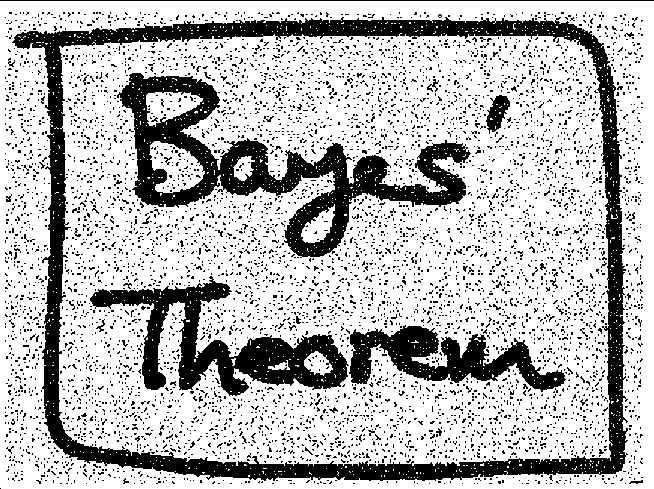
#> input picture Homework5/figures/Bayes-pre-processed.png, 654 x 489 px
$ jupyter execute assignment5.ipynb
#> lines starting #> are read from the running program, lines starting #| are printed output that depends on the picture; after the words box and inside, x2 and y2 are one past the last pixel; in counts of white or black regions, pixels touching at a corner belong together; long printed decimals are rounded
# Lab Assignment 5: Restoring Clean Images from Noisy Images

## Cleaning Up the Bayes' Theorem Image
Now it's your turn! It's time to design an implement your solution to clean up `./figures/Bayes-noise.png`. Use the pre-processed `./figures/Bayes-pre-processed.png`, provided. Be careful not to over-write these files. Save your cleaned up image with a different file name (for example, `./figures/Bayes-denoised.png`) to display and check your work. **DO NOT use the cautionary tale image, `./bad_figures/Bayes-incorrectly-pre-processed.png` as your starting point.**

You are welcome to copy/paste any of the starter code above in your solution.

The problem statement above is copied here for your convenience.

### Revisiting the Problem Statement:

The goal of this problem is to recover the clean image (a) from a noisy input (b). Of course, we cannot recover (a) exactly since information has been lost in the noise. The graphical model we use is a pairwise MRF as shown in (c). A pixel has four neighbors. We are going to use Markov Random Fields (MRFs) to model the distribution of natural images and restore the clean image given an noisy input image. Observed image $y_i \in \{-1,+1\}$, and $i = 1,\cdots,D$ indexes pixels in the lattice. The
original noise free image is $x_i \in \{-1, +1\}$. The noisy image $y_i$ is obtained by randomly flipping the sign of pixels with some probability (10% of pixels, in this case).

There are two types of cliques in this MRF. For $\{x_i,y_i\}$, we define the energy function as $-\eta x_i y_i\ (\eta > 0)$.  Lower energy is achieved when $x_i$ and $y_i$ have the same sign and a higher energy when they have the opposite sign. For a pair of variables $\{x_i, x_j\}$ where $i$ and $j$ are indices of neighboring pixels, we want the energy to be lower when they have the same sign than when they have opposite sign. So the energy function is $-\beta x_i j_i\ (\beta > 0)$. Lastly, we have an energy term $hx_i$ for each pixel $i$ to bias the model towards one particular sign (either $+$ or $−$).

The final energy function for the model takes the form

$E(\vec{x}\vec{y}) = h\displaystyle\sum\limits_i x_i - \beta \displaystyle\sum\limits_{\{i,j\}} x_ix_j - \eta\displaystyle\sum\limits_i x_iy_i$

which defines a joint distribution over $\vec{x}$ and $\vec{y}$ given by

$p(\vec{x},\vec{y}) = \dfrac{1}{\vec{\mathcal{Z}}}exp\{-E(\vec{x}\vec{y})\}$

Now implement Coordinate-descent algorithm as below on this:
1. Initialize $\{x_i\} (x_i = y_i)$
2. Loop over $\{x_i\}$. For each $x_i$, fix the neighborhood and see whether $−x_i$ would
decrease the energy. If so, then flip $x_i$; otherwise, continue.
3. Stop when no changes can be made for $x$.

Now make some initial guess for the parameters $h$, $\beta$, $\eta$ so that the above algorithm converges and then adjust them until you can get up to 96% recovery or better. Record your parameter values and the number of iterations when you acheived this recovery.

Save the recovered image and submit it along with your code. The clean image, noisy image, and now the pre-processed images are included in the `figures` folder : `./figures/Bayes.png`, `./figures/Bayes-noise.png`, and `./figures/Bayes-pre-processed.png`

### Write and Run your Own Code

## Import Libraries
In addition to the `IPython.display` and the `PIL` packages, if you would like to use other libraries in this notebook, please include them below.

[cell 1]
## ===============================================================
## Library Imports:
## ===============================================================
## +++++++++++++++++++++++++++++++++++++++++++++++++++++++++++
## Image display functionality
## +++++++++++++++++++++++++++++++++++++++++++++++++++++++++++
from IPython.display import Image as disp

## +++++++++++++++++++++++++++++++++++++++++++++++++++++++++++
## Pixel Manipulation
## +++++++++++++++++++++++++++++++++++++++++++++++++++++++++++
from PIL import Image

## +++++++++++++++++++++++++++++++++++++++++++++++++++++++++++
## Additional Libraries?
## +++++++++++++++++++++++++++++++++++++++++++++++++++++++++++
#### Please insert other libraries as needed.

#### I recommend to use these as well; feel free to use different / remove if unnecessary
import numpy as np
import matplotlib.pyplot as plt
import copy
import os

[cell 2]
## +++++++++++++++++++++++++++++++++++++++++++++++++++++++++++
## Load images and convert to black and white
## +++++++++++++++++++++++++++++++++++++++++++++++++++++++++++

# Load the pre-processed noisy image
noisy_im = Image.open('./figures/Bayes-pre-processed.png')
#> noisy_im is the input picture: PIL image 654x489 1; 73% white; 6123 black regions (6092 under 20 px), largest, box (x1, y1, x2, y2) and area: (12, 17, 628, 481) 28744, (117, 73, 471, 258) 16380, (90, 276, 349, 396) 10040
noisy_pixels = noisy_im.load()
width, length = noisy_im.size
#> width = 654; length = 489

# Load clean image and convert to BW for accuracy comparison
clean_im = Image.open('./figures/Bayes.png')
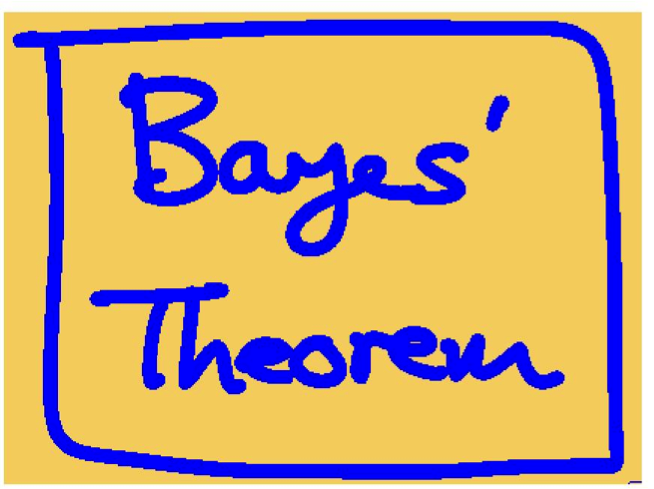
#> input picture Homework5/figures/Bayes.png, 654 x 489 px
#> clean_im is the input picture: PIL image 654x489 RGBA; mean R, G, B, A 195.5, 166.3, 129.6, 253.6
clean_bw = clean_im.convert(mode="1", dither=0)
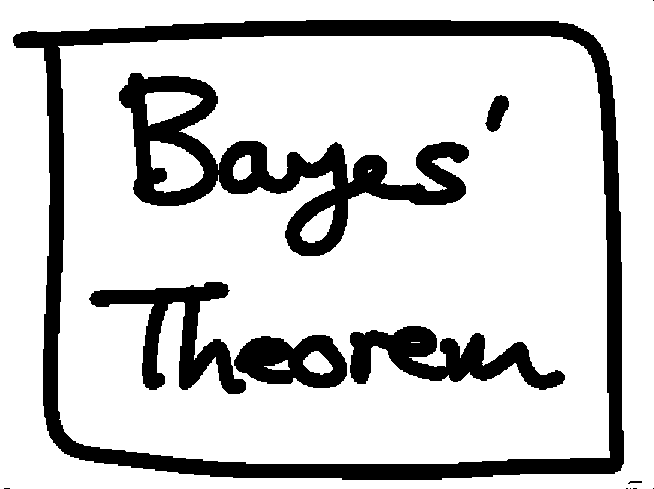
#> clean_bw: PIL image 654x489 1; 80.3% white; 13 black regions (6 under 20 px), largest, box (x1, y1, x2, y2) and area: (13, 20, 624, 480) 29368, (119, 73, 469, 256) 16752, (350, 326, 565, 390) 6408
clean_pixels = clean_bw.load()

# Convert to {-1, +1} numpy arrays
# 0 (black) -> -1, 255 (white) -> +1
y = np.zeros((length, width))
x_clean = np.zeros((length, width))

for l in range(length):
    for w in range(width):
        y[l, w] = 1 if noisy_pixels[w, l] == 255 else -1
        x_clean[l, w] = 1 if clean_pixels[w, l] == 255 else -1

noise_fraction = np.sum(y != x_clean) / (width * length)
#> noise_fraction = 0.1
print(f"Image size: {width} x {length}")
#| Image size: 654 x 489
print(f"Noise fraction: {noise_fraction}")
#| Noise fraction: 0.1003
print(f"Starting accuracy: {1 - noise_fraction}")
#| Starting accuracy: 0.8997

[cell 3]
## +++++++++++++++++++++++++++++++++++++++++++++++++++++++++++
## Implement your coordinate-descent algorithm here
## +++++++++++++++++++++++++++++++++++++++++++++++++++++++++++

# MRF Parameters
h = 0.0
beta = 1.0
eta = 1.0

x = y.copy()

for iteration in range(100):
    num_flipped = 0

    for l in range(length):
        for w in range(width):
            # 4-connected neighbor sum
            neighbor_sum = 0.0
            if l > 0:        neighbor_sum += x[l - 1, w]
            if l < length-1: neighbor_sum += x[l + 1, w]
            if w > 0:        neighbor_sum += x[l, w - 1]
            if w < width-1:  neighbor_sum += x[l, w + 1]

            # delta_E = -2 * x_i * (h - beta * neighbor_sum - eta * y_i)
            delta_E = -2.0 * x[l, w] * (h - beta * neighbor_sum - eta * y[l, w])
            if delta_E < 0:
                x[l, w] = -x[l, w]
                num_flipped += 1

    accuracy = np.sum(x == x_clean) / (width * length)
    print(f"Iteration {iteration + 1}: flipped {num_flipped} pixels, accuracy = {accuracy:.4f}")

    if num_flipped == 0:
        print(f"Converged after {iteration + 1} iterations")
        break
#> this loop made 10 passes
#> accuracy on passes 1 to 10: 0.94, 0.943, 0.944, 0.944, 0.944, 0.944, 0.944, 0.944, 0.944, 0.944
#| Iteration 1: flipped 13619 pixels, accuracy = 0.9401
#| Iteration 2: flipped 1075 pixels, accuracy = 0.9432
#| Iteration 3: flipped 137 pixels, accuracy = 0.9436
#| Iteration 4: flipped 27 pixels, accuracy = 0.9437
#| Iteration 5: flipped 8 pixels, accuracy = 0.9437
#| Iteration 6: flipped 5 pixels, accuracy = 0.9437
#| Iteration 7: flipped 2 pixels, accuracy = 0.9438
#| Iteration 8: flipped 1 pixels, accuracy = 0.9438
#> (further printed lines are left out)
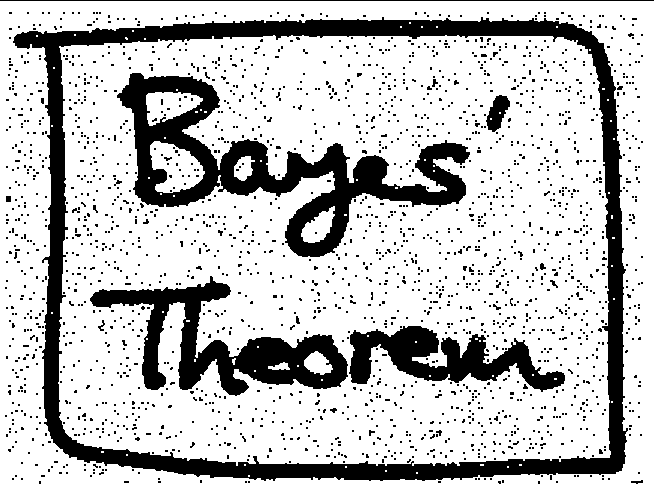
#> x: shape (489, 654) float64; values -1 (black) and 1 (white), 76.1% white; 2184 black regions (2164 under 20 px), largest, box (x1, y1, x2, y2) and area: (13, 17, 628, 481) 29776, (117, 73, 470, 257) 16886, (90, 276, 348, 396) 10189

print(f"\nParameters: h={h}, beta={beta}, eta={eta}")
print(f"Final recovery accuracy: {accuracy:.4f}")
#| Final recovery accuracy: 0.9438

[cell 4]
## +++++++++++++++++++++++++++++++++++++++++++++++++++++++++++
## Display and save your result
## +++++++++++++++++++++++++++++++++++++++++++++++++++++++++++

# Convert {-1, +1} back to image pixels
denoised_im = Image.new('L', (width, length))
#> denoised_im: PIL image 654x489 L; every value is 0
denoised_pixels = denoised_im.load()

for l in range(length):
    for w in range(width):
        denoised_pixels[w, l] = 255 if x[l, w] == 1 else 0

denoised_im.save('./figures/Bayes-denoised.png')
disp('./figures/Bayes-denoised.png')
